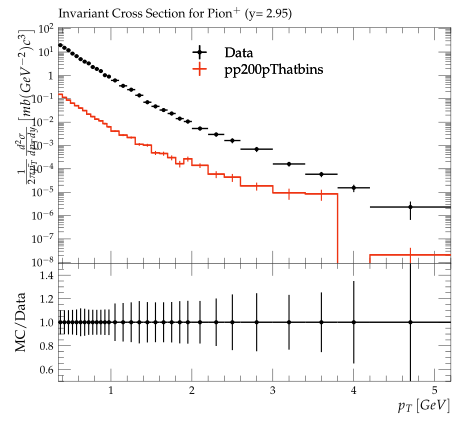

Write the Python code that produced this figure.
#! /usr/bin/env python3

# This Python script was auto-generated using YODA v2.1.0.
# Analysis object: /BRAHMS_2007_I742956/d01-x01-y01
# Timestamp: 08-10-2025 (02:59:01)

import matplotlib as mpl
import matplotlib.pyplot as plt
mpl.use('Agg') # comment out for interactive use
import os
import numpy as np
from numpy import nan, inf

plotDir = os.path.split(os.path.realpath(__file__))[0]
if 'YODA_USER_PLOT_PATH' in globals():
    plot_outdir = globals()['YODA_USER_PLOT_PATH']
else:
    plot_outdir = plotDir

#plot style
plt.style.use(os.path.join(plotDir, '../default.mplstyle'))
# plot metadata
figW, figH = plt.rcParams['figure.figsize']
ax_xLabel = r'$p_T \left[GeV\right]$'
ax_yLabel = r'$\frac{1}{2\pi\bar{p_{T}}}\frac{d^2\sigma}{dp_{T}dy}\left[mb(GeV^{-2})c^3\right]$'
ax_title  = r'Invariant Cross Section for Pion$^+$ (y= 2.95)'
ax_xScale = 'linear'
ax_yScale = 'log'
xLims = (0.35, 5.2)
yLims = (9.000000000000001e-09, 110.00000000000001)

# TeX-friendly labels for the legend
labels = {
    'legend' : ([ r"Data", r"pp200pThatbins" ], r""),
}

# Adjust canvas width and height
canvasW = 10.0
canvasH = 9.0
figW *= canvasW/10.
figH *= canvasH/9.

# Create figure and axis objects
fig, (ax, ratio0_ax) = plt.subplots(2, 1, sharex=True,
                  figsize=(figW,figH), gridspec_kw={'height_ratios': (6.0, 3.0)})

# Set figure margins
plt.subplots_adjust(
    left   = 1.0 * plt.rcParams['figure.subplot.left'],
    right  = 1.0 * plt.rcParams['figure.subplot.right'],
    top    = 1.0 * plt.rcParams['figure.subplot.top'],
    bottom = 1.0 * plt.rcParams['figure.subplot.bottom'])

ratio0_ax.yaxis.set_major_locator(mpl.ticker.MultipleLocator(0.2))
ratio0_ax.set_ylim(0.5, 1.4999)
ratio0_ax.set_ylabel('MC/Data')

# the numerical data is stored in a separate file
dataf = dict()
prefix = os.path.split(__file__)[0]
if prefix:    prefix = prefix + '/'
exec(open(prefix+'d01-x01-y01__data.py').read(), dataf)


legend_handles = dict() # keep track of handles for the legend

# style options for curves
# starts at zorder>=5 to draw curve on top of legend
styles = {
  'Data': {
    'color' : 'black',
    'linestyle' : '-',
    'linewidth' : 1,
    'marker' : 'o',
    'markersize' : 2,
    'capsize' : 0.0,
    'zorder' : 5,
    'histstyle' : 0,
    'drawstyle' : 'steps-pre',
    'xerrorbars' : 1,
    'yerrorbars' : 1,
    'fillcolor' : None,
    'fillopacity' : 1.0,
    'ratio0_linestyle' : '-',
    'ratio0_linewidth' : 1,
    'ratio0_marker' : 'o',
    'ratio0_markersize' : 2,
    'ratio0_capsize' : 0.0,
    'ratio0_zorder' : 5,
    'ratio0_histstyle' : 0,
    'ratio0_drawstyle' : 'steps-pre',
    'ratio0_xerrorbars' : 1,
    'ratio0_yerrorbars' : 1,
  },
  'pp200pThatbins.yoda': {
    'color' : '#EE3311',
    'linestyle' : '-',
    'linewidth' : 1,
    'marker' : 'none',
    'markersize' : 2,
    'capsize' : 0.0,
    'zorder' : 6,
    'histstyle' : 1,
    'drawstyle' : 'steps-pre',
    'xerrorbars' : 1,
    'yerrorbars' : 1,
    'fillcolor' : None,
    'fillopacity' : 1.0,
    'ratio0_linestyle' : '-',
    'ratio0_linewidth' : 1,
    'ratio0_marker' : 'none',
    'ratio0_markersize' : 2,
    'ratio0_capsize' : 0.0,
    'ratio0_zorder' : 6,
    'ratio0_histstyle' : 1,
    'ratio0_drawstyle' : 'steps-pre',
    'ratio0_xerrorbars' : 1,
    'ratio0_yerrorbars' : 1,
  },
}

# curve from input yoda files in main panel
for label, yvals in dataf['yvals'].items():
    if all(np.isnan(v) for v in dataf['yvals'][label]):
        continue
    tmp = None
    if styles[label]['histstyle']: # draw as histogram
        xpos = dataf['xedges'][label] if styles[label]['drawstyle'] else dataf['xpoints'][label]
        ypos = np.insert(yvals, 0, yvals[0]) if styles[label]['drawstyle'] else yvals
        if styles[label]['fillcolor']: # fill area below curve
            ax.fill_between(xpos, ypos, step='pre',
                            color=styles[label]['fillcolor'],
                            alpha=styles[label]['fillopacity'])
        tmp, = ax.plot(xpos, ypos,
                       color=styles[label]['color'],
                       linestyle=styles[label]['linestyle'],
                       linewidth=styles[label]['linewidth'],
                       drawstyle=styles[label]['drawstyle'], solid_joinstyle='miter',
                       zorder=styles[label]['zorder'], label=label)
    tmp = ax.errorbar(dataf['xpoints'][label], yvals,
                      xerr=np.array(dataf['xerrs'][label])*styles[label]['xerrorbars'],
                      yerr=np.array(dataf['yerrs'][label])*styles[label]['yerrorbars'],
                      fmt=styles[label]['marker'], capsize=styles[label]['capsize'],
                      markersize=styles[label]['markersize'],
                      ecolor=styles[label]['color'],
                      color=styles[label]['color'], zorder=styles[label]['zorder'])
    tmp[-1][0].set_linestyle(styles[label]['linestyle'])
    tmp[-1][0].set_linewidth(styles[label]['linewidth'])
    if label in dataf['add_legend_handle']:  legend_handles[label] = tmp
    for varLabel in dataf['variation_yvals'].keys():
        if varLabel.startswith(label):
            tmp, = ax.plot(dataf['xedges'][label], dataf['variation_yvals'][varLabel],
                           color=styles[label]['color'],
                           linestyle=styles[label]['linestyle'],
                           linewidth=styles[label]['linewidth'],
                           drawstyle='steps-pre', solid_joinstyle='miter',
                           zorder=styles[label]['zorder'], alpha=0.5)


# plots on ratio panel
# curve from input yoda files in ratio panel
for label, yvals in dataf['ratio0_yvals'].items():
    if all(np.isnan(v) for v in yvals):
        continue
    if styles[label]['ratio0_histstyle']: # plot as histogram
        xpos = dataf['xedges']['Data'] if styles[label]['ratio0_drawstyle'] else dataf['xpoints']['Data']
        ypos = np.insert(yvals, 0, yvals[0]) if styles[label]['ratio0_drawstyle'] else yvals
        ratio0_ax.plot(xpos, ypos,
                       color=styles[label]['color'],
                       linewidth=styles[label]['linewidth'],
                       linestyle=styles[label]['ratio0_linestyle'],
                       drawstyle=styles[label]['ratio0_drawstyle'], zorder=styles[label]['zorder'],
                       solid_joinstyle='miter')
    tmp = ratio0_ax.errorbar(dataf['xpoints']['Data'], yvals,
                             xerr=np.array(dataf['ref_xerrs'])*styles[label]['ratio0_xerrorbars'],
                             yerr=np.array(dataf['ratio0_yerrs'][label])*styles[label]['ratio0_yerrorbars'],
                             fmt=styles[label]['ratio0_marker'], capsize=styles[label]['ratio0_capsize'],
                             markersize=styles[label]['ratio0_markersize'],
                             ecolor=styles[label]['color'],
                             color=styles[label]['color'])
    tmp[-1][0].set_linestyle(styles[label]['ratio0_linestyle'])
    tmp[-1][0].set_linewidth(styles[label]['ratio0_linewidth'])

    for varlabel in dataf['ratio0_variation_vals'].keys():
        if varlabel.startswith(label):
            ratio0_ax.plot(dataf['xedges']['Data'],
                            dataf['ratio0_variation_vals'][varlabel],
                            color=styles[label]['color'],
                            linestyle=styles[label]['linestyle'],
                            linewidth=styles[label]['linewidth'],
                            drawstyle='steps-pre', solid_joinstyle='miter',
                            zorder=1, alpha=0.5)

legend_items = list(legend_handles.values())
ax.add_artist(ax.legend(legend_items,
                        labels['legend'][0],
                        title=labels['legend'][1],
                        alignment='left',
                        loc='upper center',
                        bbox_to_anchor=(0.5, 0.97)))

# set plot metadata as defined above
ratio0_ax.set_xlabel(ax_xLabel)
ratio0_ax.xaxis.set_label_coords(1., -0.15)
ax.set_ylabel(ax_yLabel, ha='right', va='top')
ax.yaxis.set_label_coords(-0.11, 1.0)
ax.set_title(ax_title, loc='left')
ax.set_xscale(ax_xScale)
ax.set_yscale(ax_yScale)
ax.set_xlim(xLims)
ax.set_ylim(yLims)

# tick formatting
plt.rcParams['xtick.top'] = True
plt.rcParams['ytick.right'] = True
ax.yaxis.set_major_locator(mpl.ticker.LogLocator(base=10.0, numticks=np.inf))
ax.yaxis.set_minor_locator(mpl.ticker.LogLocator(
                           base=10.0, subs=np.arange(0.1, 1, 0.1), numticks=np.inf))
fig.align_ylabels((ax, ratio0_ax))
plt.savefig(os.path.join(plot_outdir, 'd01-x01-y01.pdf'), format='PDF')
plt.savefig(os.path.join(plot_outdir, 'd01-x01-y01.png'), format='PNG')

plt.close(fig)
